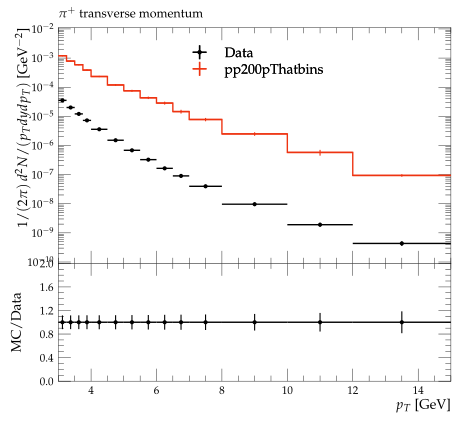

This chart was generated by the following Python code:
#! /usr/bin/env python3

# This Python script was auto-generated using YODA v2.1.0.
# Analysis object: /STAR_2012_I930463/d01-x01-y01
# Timestamp: 08-10-2025 (02:59:01)

import matplotlib as mpl
import matplotlib.pyplot as plt
mpl.use('Agg') # comment out for interactive use
import os
import numpy as np
from numpy import nan, inf

plotDir = os.path.split(os.path.realpath(__file__))[0]
if 'YODA_USER_PLOT_PATH' in globals():
    plot_outdir = globals()['YODA_USER_PLOT_PATH']
else:
    plot_outdir = plotDir

#plot style
plt.style.use(os.path.join(plotDir, '../default.mplstyle'))
# plot metadata
figW, figH = plt.rcParams['figure.figsize']
ax_xLabel = r'$p_T$ [GeV]'
ax_yLabel = r'$1/(2\pi) \, d^2N/(p_T dy dp_T)$ [GeV$^{-2}$]'
ax_title  = r'$\pi^+$ transverse momentum'
ax_xScale = 'linear'
ax_yScale = 'log'
xLims = (3.0, 15.0)
yLims = (9e-11, 0.011000000000000001)

# TeX-friendly labels for the legend
labels = {
    'legend' : ([ r"Data", r"pp200pThatbins" ], r""),
}

# Adjust canvas width and height
canvasW = 10.0
canvasH = 9.0
figW *= canvasW/10.
figH *= canvasH/9.

# Create figure and axis objects
fig, (ax, ratio0_ax) = plt.subplots(2, 1, sharex=True,
                  figsize=(figW,figH), gridspec_kw={'height_ratios': (6.0, 3.0)})

# Set figure margins
plt.subplots_adjust(
    left   = 1.0 * plt.rcParams['figure.subplot.left'],
    right  = 1.0 * plt.rcParams['figure.subplot.right'],
    top    = 1.0 * plt.rcParams['figure.subplot.top'],
    bottom = 1.0 * plt.rcParams['figure.subplot.bottom'])

ratio0_ax.yaxis.set_major_locator(mpl.ticker.MultipleLocator(0.4))
ratio0_ax.set_ylim(0.0, 2.0)
ratio0_ax.set_ylabel('MC/Data')

# the numerical data is stored in a separate file
dataf = dict()
prefix = os.path.split(__file__)[0]
if prefix:    prefix = prefix + '/'
exec(open(prefix+'d01-x01-y01__data.py').read(), dataf)


legend_handles = dict() # keep track of handles for the legend

# style options for curves
# starts at zorder>=5 to draw curve on top of legend
styles = {
  'Data': {
    'color' : 'black',
    'linestyle' : '-',
    'linewidth' : 1,
    'marker' : 'o',
    'markersize' : 2,
    'capsize' : 0.0,
    'zorder' : 5,
    'histstyle' : 0,
    'drawstyle' : 'steps-pre',
    'xerrorbars' : 1,
    'yerrorbars' : 1,
    'fillcolor' : None,
    'fillopacity' : 1.0,
    'ratio0_linestyle' : '-',
    'ratio0_linewidth' : 1,
    'ratio0_marker' : 'o',
    'ratio0_markersize' : 2,
    'ratio0_capsize' : 0.0,
    'ratio0_zorder' : 5,
    'ratio0_histstyle' : 0,
    'ratio0_drawstyle' : 'steps-pre',
    'ratio0_xerrorbars' : 1,
    'ratio0_yerrorbars' : 1,
  },
  'pp200pThatbins.yoda': {
    'color' : '#EE3311',
    'linestyle' : '-',
    'linewidth' : 1,
    'marker' : 'none',
    'markersize' : 2,
    'capsize' : 0.0,
    'zorder' : 6,
    'histstyle' : 1,
    'drawstyle' : 'steps-pre',
    'xerrorbars' : 1,
    'yerrorbars' : 1,
    'fillcolor' : None,
    'fillopacity' : 1.0,
    'ratio0_linestyle' : '-',
    'ratio0_linewidth' : 1,
    'ratio0_marker' : 'none',
    'ratio0_markersize' : 2,
    'ratio0_capsize' : 0.0,
    'ratio0_zorder' : 6,
    'ratio0_histstyle' : 1,
    'ratio0_drawstyle' : 'steps-pre',
    'ratio0_xerrorbars' : 1,
    'ratio0_yerrorbars' : 1,
  },
}

# curve from input yoda files in main panel
for label, yvals in dataf['yvals'].items():
    if all(np.isnan(v) for v in dataf['yvals'][label]):
        continue
    tmp = None
    if styles[label]['histstyle']: # draw as histogram
        xpos = dataf['xedges'][label] if styles[label]['drawstyle'] else dataf['xpoints'][label]
        ypos = np.insert(yvals, 0, yvals[0]) if styles[label]['drawstyle'] else yvals
        if styles[label]['fillcolor']: # fill area below curve
            ax.fill_between(xpos, ypos, step='pre',
                            color=styles[label]['fillcolor'],
                            alpha=styles[label]['fillopacity'])
        tmp, = ax.plot(xpos, ypos,
                       color=styles[label]['color'],
                       linestyle=styles[label]['linestyle'],
                       linewidth=styles[label]['linewidth'],
                       drawstyle=styles[label]['drawstyle'], solid_joinstyle='miter',
                       zorder=styles[label]['zorder'], label=label)
    tmp = ax.errorbar(dataf['xpoints'][label], yvals,
                      xerr=np.array(dataf['xerrs'][label])*styles[label]['xerrorbars'],
                      yerr=np.array(dataf['yerrs'][label])*styles[label]['yerrorbars'],
                      fmt=styles[label]['marker'], capsize=styles[label]['capsize'],
                      markersize=styles[label]['markersize'],
                      ecolor=styles[label]['color'],
                      color=styles[label]['color'], zorder=styles[label]['zorder'])
    tmp[-1][0].set_linestyle(styles[label]['linestyle'])
    tmp[-1][0].set_linewidth(styles[label]['linewidth'])
    if label in dataf['add_legend_handle']:  legend_handles[label] = tmp
    for varLabel in dataf['variation_yvals'].keys():
        if varLabel.startswith(label):
            tmp, = ax.plot(dataf['xedges'][label], dataf['variation_yvals'][varLabel],
                           color=styles[label]['color'],
                           linestyle=styles[label]['linestyle'],
                           linewidth=styles[label]['linewidth'],
                           drawstyle='steps-pre', solid_joinstyle='miter',
                           zorder=styles[label]['zorder'], alpha=0.5)


# plots on ratio panel
# curve from input yoda files in ratio panel
for label, yvals in dataf['ratio0_yvals'].items():
    if all(np.isnan(v) for v in yvals):
        continue
    if styles[label]['ratio0_histstyle']: # plot as histogram
        xpos = dataf['xedges']['Data'] if styles[label]['ratio0_drawstyle'] else dataf['xpoints']['Data']
        ypos = np.insert(yvals, 0, yvals[0]) if styles[label]['ratio0_drawstyle'] else yvals
        ratio0_ax.plot(xpos, ypos,
                       color=styles[label]['color'],
                       linewidth=styles[label]['linewidth'],
                       linestyle=styles[label]['ratio0_linestyle'],
                       drawstyle=styles[label]['ratio0_drawstyle'], zorder=styles[label]['zorder'],
                       solid_joinstyle='miter')
    tmp = ratio0_ax.errorbar(dataf['xpoints']['Data'], yvals,
                             xerr=np.array(dataf['ref_xerrs'])*styles[label]['ratio0_xerrorbars'],
                             yerr=np.array(dataf['ratio0_yerrs'][label])*styles[label]['ratio0_yerrorbars'],
                             fmt=styles[label]['ratio0_marker'], capsize=styles[label]['ratio0_capsize'],
                             markersize=styles[label]['ratio0_markersize'],
                             ecolor=styles[label]['color'],
                             color=styles[label]['color'])
    tmp[-1][0].set_linestyle(styles[label]['ratio0_linestyle'])
    tmp[-1][0].set_linewidth(styles[label]['ratio0_linewidth'])

    for varlabel in dataf['ratio0_variation_vals'].keys():
        if varlabel.startswith(label):
            ratio0_ax.plot(dataf['xedges']['Data'],
                            dataf['ratio0_variation_vals'][varlabel],
                            color=styles[label]['color'],
                            linestyle=styles[label]['linestyle'],
                            linewidth=styles[label]['linewidth'],
                            drawstyle='steps-pre', solid_joinstyle='miter',
                            zorder=1, alpha=0.5)

legend_items = list(legend_handles.values())
ax.add_artist(ax.legend(legend_items,
                        labels['legend'][0],
                        title=labels['legend'][1],
                        alignment='left',
                        loc='upper center',
                        bbox_to_anchor=(0.5, 0.97)))

# set plot metadata as defined above
ratio0_ax.set_xlabel(ax_xLabel)
ratio0_ax.xaxis.set_label_coords(1., -0.15)
ax.set_ylabel(ax_yLabel, ha='right', va='top')
ax.yaxis.set_label_coords(-0.11, 1.0)
ax.set_title(ax_title, loc='left')
ax.set_xscale(ax_xScale)
ax.set_yscale(ax_yScale)
ax.set_xlim(xLims)
ax.set_ylim(yLims)

# tick formatting
plt.rcParams['xtick.top'] = True
plt.rcParams['ytick.right'] = True
ax.yaxis.set_major_locator(mpl.ticker.LogLocator(base=10.0, numticks=np.inf))
ax.yaxis.set_minor_locator(mpl.ticker.LogLocator(
                           base=10.0, subs=np.arange(0.1, 1, 0.1), numticks=np.inf))
fig.align_ylabels((ax, ratio0_ax))
plt.savefig(os.path.join(plot_outdir, 'd01-x01-y01.pdf'), format='PDF')
plt.savefig(os.path.join(plot_outdir, 'd01-x01-y01.png'), format='PNG')

plt.close(fig)
